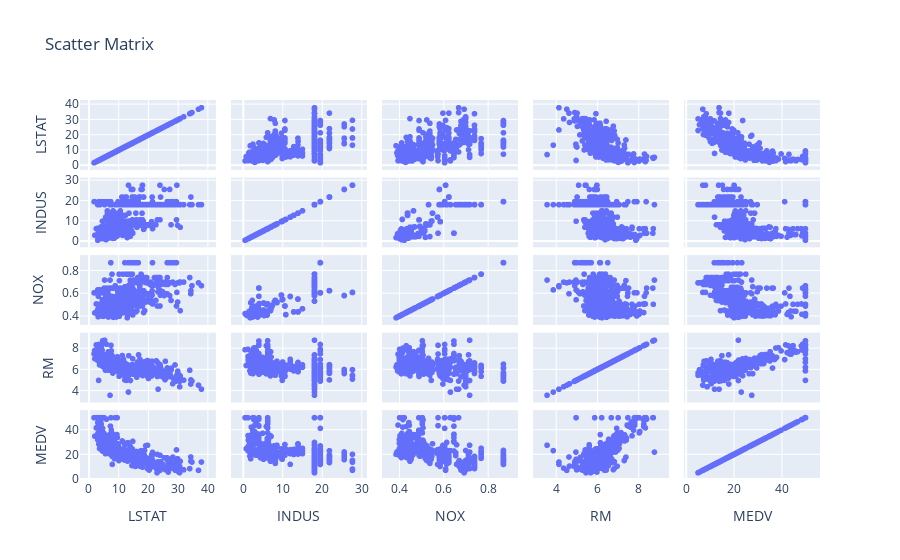
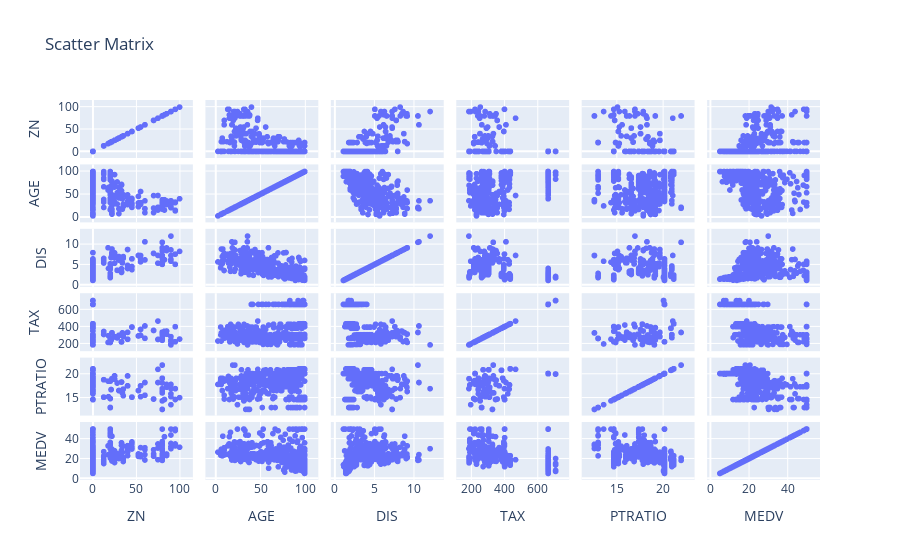

Source (notebook cell) for these figures, in order:
### Code cell
# Scatter Plot 행렬 구하기
import plotly.express as px
fig = px.scatter_matrix(house, dimensions=['LSTAT', 'INDUS', 'NOX', 'RM', 'MEDV'],
title='Scatter Matrix')
fig.show()
fig = px.scatter_matrix(house, dimensions=['ZN', 'AGE', 'DIS', 'TAX', 'PTRATIO', 'MEDV'],
title='Scatter Matrix')
fig.show()

### Figure 1 — Plotly figure (JSON) as saved in the notebook; plotly's stock layout.template omitted (floating-point values rounded to 4 significant figures; data arrays with more than 128 entries replaced by an {"elided": "..."} marker saying what was removed)
{"data": [{"dimensions": [{"axis": {"matches": true}, "label": "LSTAT", "values": {"elided": "506 float values"}}, {"axis": {"matches": true}, "label": "INDUS", "values": {"elided": "506 float values"}}, {"axis": {"matches": true}, "label": "NOX", "values": {"elided": "506 float values"}}, {"axis": {"matches": true}, "label": "RM", "values": {"elided": "506 float values"}}, {"axis": {"matches": true}, "label": "MEDV", "values": {"elided": "506 float values"}}], "hovertemplate": "%{xaxis.title.text}=%{x}<br>%{yaxis.title.text}=%{y}<extra></extra>", "legendgroup": "", "marker": {"color": "#636efa", "symbol": "circle"}, "name": "", "showlegend": false, "type": "splom"}], "layout": {"dragmode": "select", "legend": {"tracegroupgap": 0}, "title": {"text": "Scatter Matrix"}}}

### Figure 2 — Plotly figure (JSON) as saved in the notebook; plotly's stock layout.template omitted (floating-point values rounded to 4 significant figures; data arrays with more than 128 entries replaced by an {"elided": "..."} marker saying what was removed)
{"data": [{"dimensions": [{"axis": {"matches": true}, "label": "ZN", "values": {"elided": "506 float values"}}, {"axis": {"matches": true}, "label": "AGE", "values": {"elided": "506 float values"}}, {"axis": {"matches": true}, "label": "DIS", "values": {"elided": "506 float values"}}, {"axis": {"matches": true}, "label": "TAX", "values": {"elided": "506 int values"}}, {"axis": {"matches": true}, "label": "PTRATIO", "values": {"elided": "506 float values"}}, {"axis": {"matches": true}, "label": "MEDV", "values": {"elided": "506 float values"}}], "hovertemplate": "%{xaxis.title.text}=%{x}<br>%{yaxis.title.text}=%{y}<extra></extra>", "legendgroup": "", "marker": {"color": "#636efa", "symbol": "circle"}, "name": "", "showlegend": false, "type": "splom"}], "layout": {"dragmode": "select", "legend": {"tracegroupgap": 0}, "title": {"text": "Scatter Matrix"}}}
